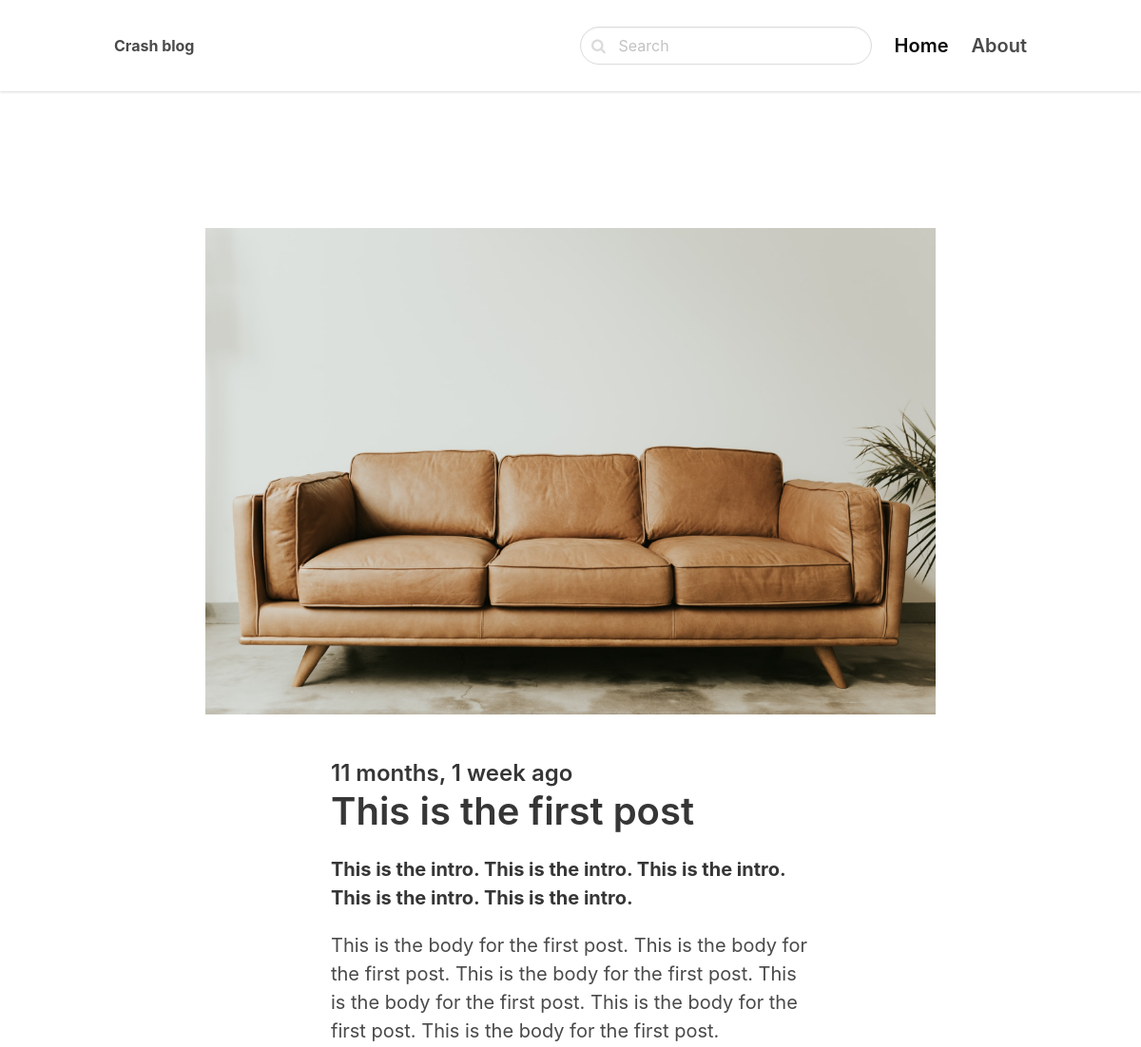
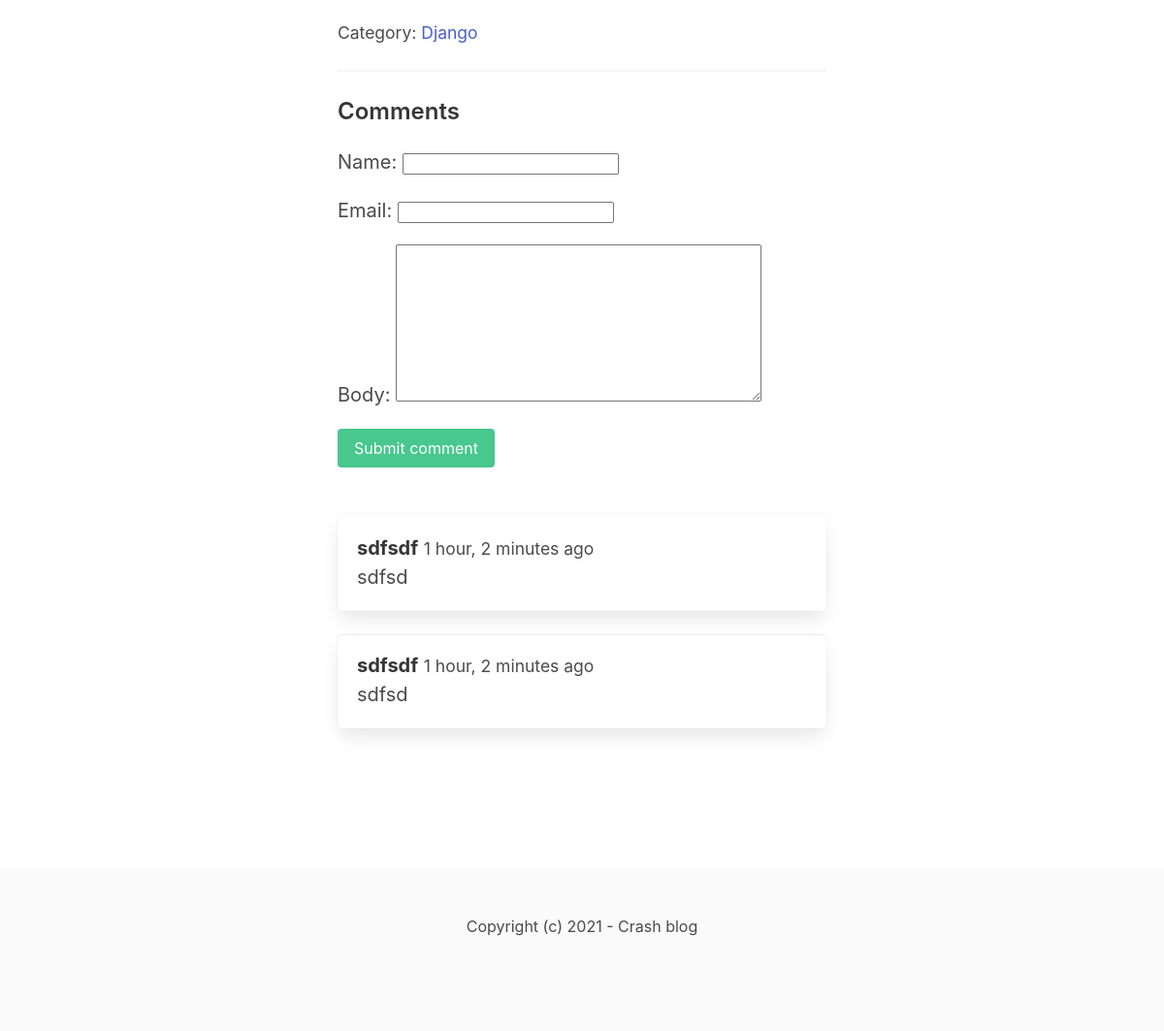
Page /django/this-is-the-first-post/ on the committed database (2 pictures, top to bottom).
### blog/models.py (models this page shows, shortened)
class Post(models.Model):
    ACTIVE = 'active'
    DRAFT = 'draft'
    CHOICES_STATUS = (
        (ACTIVE, 'Active'),
        (DRAFT, 'Draft')
    )
    category = models.ForeignKey(Category, related_name='posts', on_delete=models.CASCADE)
    title = models.CharField(max_length=255)
    slug = models.SlugField()
    intro = models.TextField()
    body = models.TextField()
    created_at = models.DateTimeField(auto_now_add=True)
    status = models.CharField(max_length=10, choices=CHOICES_STATUS, default=ACTIVE)
    image = models.ImageField(upload_to='uploads/', blank=True, null=True)
    class Meta:
        ordering = ('-created_at',)

class Category(models.Model):
    title = models.CharField(max_length=255)
    slug = models.SlugField()
    class Meta:
        ordering = ('title',)
        verbose_name_plural = 'Categories'
    def __str__(self):
        return self.title

class Comment(models.Model):
    post = models.ForeignKey(Post, related_name='comments', on_delete=models.CASCADE)
    name = models.CharField(max_length=255)
    email = models.EmailField()
    body = models.TextField()
    created_at = models.DateTimeField(auto_now_add=True)

### blog/views.py (the view)
# urls.py: path('<slug:category_slug>/<slug:slug>/', views.detail, name='post_detail'),
def detail(request, category_slug, slug):
    post = get_object_or_404(Post, slug=slug, status=Post.ACTIVE)
    if request.method == 'POST':
        form = CommentForm(request.POST)
        if form.is_valid():
            comment = form.save(commit=False)
            comment.post = post
            comment.save()
            return redirect('post_detail', slug=slug)
    else:
        form = CommentForm()
    return render(request, 'blog/detail.html', {'post': post, 'form': form})

### blog/forms.py
class CommentForm(forms.ModelForm):
    class Meta:
        model = Comment
        fields = ('name', 'email', 'body')

### blog/templates/blog/detail.html (shortened to what this page needs)
{% extends 'core/base.html' %}
{% block content %}
<section class="hero">
    <div class="hero-body">
        <div class="container">
            <section class="section">
                {% if post.image %}
                    <figure class="image mb-6">
                        <img src="{{ post.image.url }}">
                    </figure>
                {% endif %}
                <div class="columns">
                    <div class="column is-8 is-offset-2">
                        <div class="content is-medium">
                            <h2 class="subtitle is-4">{{ post.created_at|timesince }} ago</h2>
                            <h1 class="title">{{ post.title }}</h1>
                            <p><strong>{{ post.intro }}</strong></p>
                            <p>{{ post.body }}</p>
                            <p><small>Category: <a href="{% url 'category_detail' post.category.slug %}">{{ post.category }}</a></small></p>
                            <hr>
                            <h2 class="subtitle is-4">Comments</h2>
                            <form method="post" class="mb-6">
                                {{ form.as_p }}
                                <div class="field">
                                    <div class="control">
                                        <button class="button is-success">Submit comment</button>
                                    </div>
                                </div>
                            </form>
                            {% for comment in post.comments.all %}
                                <article class="media box">
                                    <div class="media-content">
                                        <strong>{{ comment.name }}</strong> <small>{{ comment.created_at|timesince }} ago</small><br>
                                        {{ comment.body }}
                                    </div>
                                </article>
                            {% endfor %}
                        </div>
                    </div>
                </div>
            </section>
        </div>
    </div>
</section>
{% endblock %}

### rows in the picture
Post: image (picture), created_at "11 months, 1 week", title "This is the first post", intro "This is the intro. This is the intro. This is the intro. This is the intro. This is the intro.", body "This is the body for the first post. This is the body for the first post. This is the body for the first post. This is the body for the first post. This is the body for the first post. This is the body for the first post.", category "Django"
Comment: name "sdfsdf", created_at "1 hour, 2 minutes", body "sdfsd"
Comment: name "sdfsdf", created_at "1 hour, 2 minutes", body "sdfsd"
